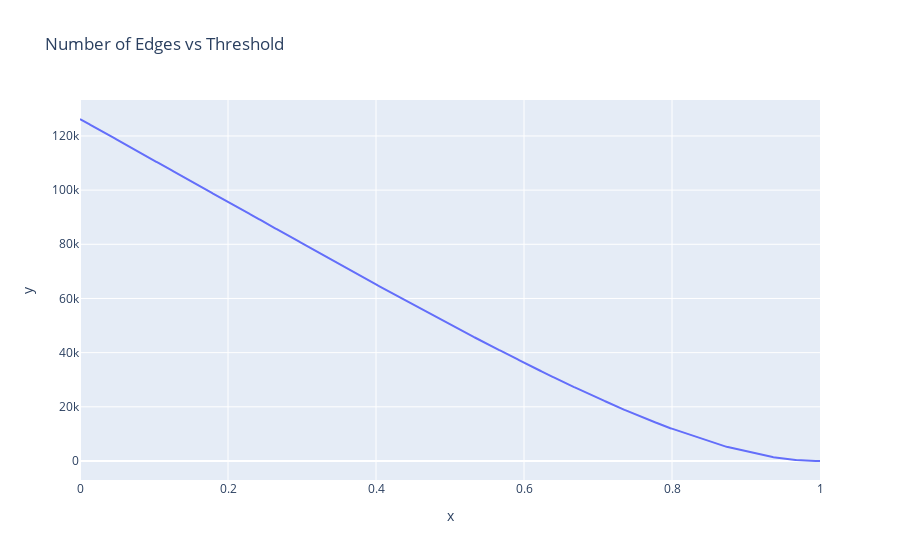

The notebook cell saved with this chart:
### Code cell
upper_triangle = np.triu(matrix, k=1)
num_edges = []
for r in np.linspace(0, 1, 1000):
    row_indices, col_indices = np.where(np.abs(upper_triangle) > r)
    num_edges.append(len(row_indices))
px.line(x=np.linspace(0, 1, 1000), y=num_edges, title='Number of Edges vs Threshold')

### Figure 1 — Plotly figure (JSON) as saved in the notebook; plotly's stock layout.template omitted (floating-point values rounded to 4 significant figures; data arrays with more than 128 entries replaced by an {"elided": "..."} marker saying what was removed)
{"data": [{"hovertemplate": "x=%{x}<br>y=%{y}<extra></extra>", "legendgroup": "", "line": {"color": "#636efa", "dash": "solid"}, "marker": {"symbol": "circle"}, "mode": "lines", "name": "", "orientation": "v", "showlegend": false, "type": "scatter", "x": {"elided": "1000 float values"}, "xaxis": "x", "y": {"elided": "1000 int values"}, "yaxis": "y"}], "layout": {"legend": {"tracegroupgap": 0}, "title": {"text": "Number of Edges vs Threshold"}, "xaxis": {"anchor": "y", "domain": [0, 1], "title": {"text": "x"}}, "yaxis": {"anchor": "x", "domain": [0, 1], "title": {"text": "y"}}}}
